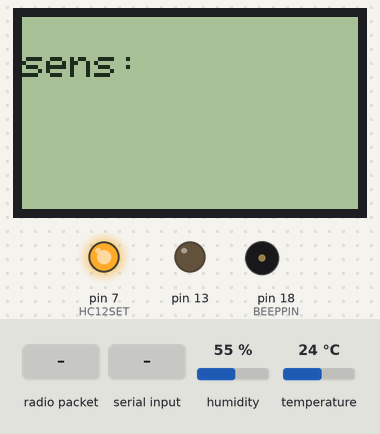
The sketch below on a simulated Arduino Uno, built with avr-gcc and run on an emulated ATmega328P. Parts: 84×48 one-colour display, output pins drawn as LEDs (lit = HIGH), buzzer (waves = sounding, pin HIGH). The test bench sets the inputs (shaded band); at power-on: humidity 55 %, temperature 24 °C. The display library's start-up logo is not drawn; no radio packets arrive unless stated; the modem accepts every AT command (registered, SIM ready, sends succeed) and sends nothing else; pins used as bus, display or sensor lines are not drawn; what the sketch prints to the serial monitor is not drawn.

Above: at 8.1 s.
8.2 s: radio packet "t" arrives
At 9.0 s:
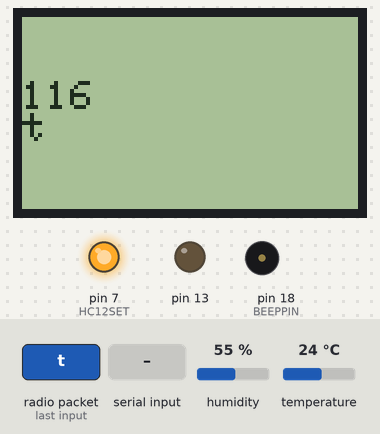
10.2 s: "t" received over the second serial link
At 11.3 s:
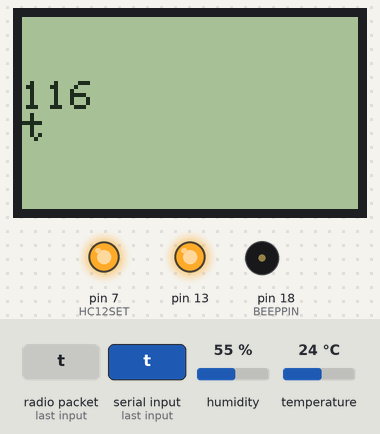
12.9 s: radio packet "1" arrives
At 13.7 s:
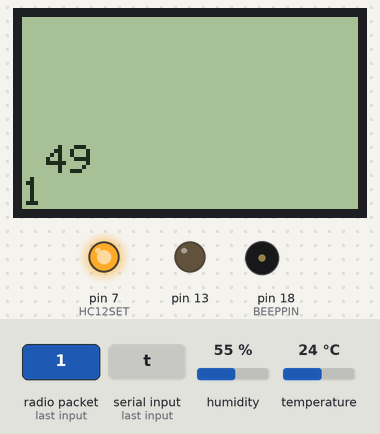
14.9 s: "1" received over the second serial link
At 48.5 s:
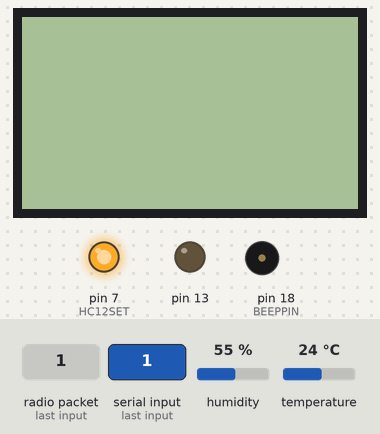
Timing chart, 0 to 52.9 s (numbered marks = the images above; inputs shaded):
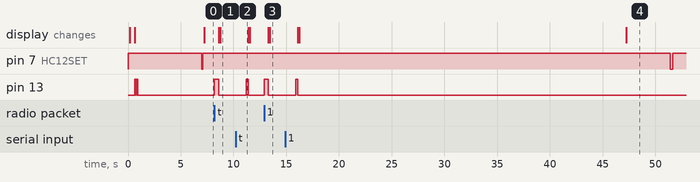

The sketch:

recivtestlowpower.ino
```cpp
//#include <avr/wdt.h>  // watchdog
#include "DHT.h"
#include <LowPower.h>
#include <VirtualWire.h>
#include <SoftwareSerial.h>
#include <SPI.h>
#include <Adafruit_GFX.h>
#include <Adafruit_PCD8544.h>
// Hardware SPI (faster, but must use certain hardware pins):
// SCK is LCD serial clock (SCLK) - this is pin 13 on Arduino Uno
// MOSI is LCD DIN - this is pin 11 on an Arduino Uno
// pin 10 - Data/Command select (D/C)
// pin 9 - LCD chip select (CS)
// pin 19 - LCD reset (RST)
Adafruit_PCD8544 display = Adafruit_PCD8544(10, 9, 19);
// Note with hardware SPI MISO and SS pins aren't used but will still be read
// and written to during SPI transfer.  Be careful sharing these pins!
//#include <OneWire.h>
SoftwareSerial SoftSerial(5, 6); // RX, TX
#define HC12SET 7  // управление режимом hc12
SoftwareSerial SoftSerialHC(15, 16); // RX, TX
//int Temp; //температура, считанная с 18dsb20
#define receive_pin  2 // пин приемника
#define POWERRECIVPIN 3 // пин питания приемника он же питание дисплея
#define POWERESP 4 // пин питания ESP8266 (через транзистор)
#define BEEPPIN 18 // пин пищалки
int s = 0;
long int mm, msec;
float vcc;
//String strout;
//String strout_tmp;
uint8_t buf[VW_MAX_MESSAGE_LEN]; //принятое неразобранное сообщение
uint8_t buflen = VW_MAX_MESSAGE_LEN; //его длина
byte msg[20]; //принятое расшифрованное сообщение 8 байт служ данных и  9 байт датчиков максимум
byte len; // его длина
byte datalen; //  длина данных - количество значений данных
byte  device_id; // идентификатор (номер) датчика,
byte data[5]; // принятые данные от сенсоров датчика
byte  device_type ; // тип датчика
byte testmode = 0;

//OneWire ds(17); // датчик 18ds20 на 17 пине
#define DHTPIN 17
#define DHTTYPE DHT22
DHT dht(DHTPIN, DHTTYPE);
// Переменные, создаваемые процессом сборки,
// когда компилируется скетч

// для функции memoryfree
extern int __bss_end;
extern void *__brkval;


struct record  // строка записи данных в массиве датчиков
{
  byte vcc = 0; //напр батареи, умноженное на 10
  byte device_type = 0; //тип датчика
  byte datalen = 0; //количество байт дананнх от датчика
  byte data[5]; //сами данные надо 10
};

record md[10];

//float vbat; // напряжение батареи
float temp1; // временное значение температуры
float Temperature;
float hum = 0;
//int watchdogenabled = 0;

void setup() {
  pinMode(HC12SET, OUTPUT);
  digitalWrite(HC12SET, HIGH); //hc 12 в нормальном режиме
  delay(100);
  pinMode(POWERRECIVPIN, OUTPUT);
  pinMode(POWERESP, OUTPUT);
  pinMode(BEEPPIN, OUTPUT);
  digitalWrite(BEEPPIN, LOW);
  digitalWrite(POWERESP, LOW);
  digitalWrite(POWERRECIVPIN, HIGH);
  display.begin();
  display.setContrast(60);
  display.display(); // show splashscreen
  delay(500);
  display.clearDisplay();
  display.println("Strt");
  display.display();
  pinMode(13, OUTPUT);
  digitalWrite(13, HIGH);
  delay (50);
  digitalWrite(13, LOW);
  delay (50);
  digitalWrite(13, HIGH);
  delay (50);
  digitalWrite(13, LOW);
  delay (50);
  digitalWrite(13, HIGH);
  delay (50);
  digitalWrite(13, LOW);
  pinMode(receive_pin, INPUT);
  Serial.begin(9600);
  vw_set_rx_pin(receive_pin);
  vw_set_ptt_inverted(true); // Required for DR3100
  vw_setup(2400);
  vw_rx_start();
  Serial.println("Strt");
  SoftSerial.begin(9600);
  SoftSerialHC.begin(2400);
  // переход в FU2 надо делать только один раз
  /*  SoftSerialHC.setTimeout(100);
    digitalWrite(HC12SET, LOW); //hc 12 в настроечном
    delay(100); //время чтобы войти в настроечный режим
    SoftSerialHC.println("AT+FU1");
    delay(100); //время для того чтобы принять команду
    digitalWrite(HC12SET, HIGH); //hc 12 в нормальном режиме
  */
  vcc = readVcc();
  char ch = ' ';
  while (Serial.available()) // чистим буфер приема
  {
    ch = Serial.read();
    delay(5);
  }
  delay(2000);
  Serial.print("t");
  delay(4000);
  ch = Serial.read(); //если rx и tx замкнуты или с консоли в течениие четырех секунд послали букву t - войдем в режим тестировани- непрерывное чтение данных без передачи и перехода в режим сна
  // ch = 't';// принудительно в testmode

  Serial.print(ch);
  if (ch == 't')
  {
    testmode = 1;
    digitalWrite(POWERRECIVPIN, HIGH);
    digitalWrite(POWERESP, HIGH);
    display.clearDisplay();
    display.println("tst:");
    Serial.println("tst:");
    //  strout = "";
    readlocaldata();
    //    strout = strout + "&T1=" + String(Temperature) + "&H1=" + String(hum);
    display.display();
    while (1 == 1) readsensors();
  }
}

void loop()
{
  //   delay(5000);
  //   digitalWrite(POWERRECIVPIN, LOW);
  //   LowPower.powerDown(SLEEP_4S, ADC_OFF, BOD_OFF);
  //    digitalWrite(POWERRECIVPIN, HIGH);
  digitalWrite(HC12SET, LOW); //hc 12 в настроечном
  delay(100);
  digitalWrite(HC12SET, HIGH); //hc 12 в нормальном режиме - дернем ногу чтоб модуль проснулся
  delay(100);// время для просыпания
  digitalWrite(POWERRECIVPIN, HIGH);
  //  strout = "";
  readlocaldata();
  // strout = strout + "&T1=" + String(Temperature) + "&H1=" + String(hum);
  readsensors();
  display.clearDisplay();
  display.println("Send:");
  display.display();
  digitalWrite(POWERESP, HIGH);
  delay(1000); // всего задержка перед сатртом esp 4 сек, 1 сек стартуем чтобы померить напряжение питания
  vcc = readVcc();
  //    Serial.println(strout_tmp);
  //      Serial.println(strout);
  // strout = strout + "&U0=" + String(vcc);
  //     Serial.println(strout_tmp);
  //     Serial.println(strout);

  display.display();

  //3.2 и 0.1  работает - нижний предел при котором возможна передача
  //оставляем 4 и 0.5 итого 4.5 сек не передачу данных от ESP
  delay(3000);
  Serial.println("Send:");
  displaymd(1);
  // Serial.println(strout);
  // SoftSerial.println(strout);
  digitalWrite(HC12SET, LOW); //hc 12 в настроечном
  delay(100); //время чтобы войти в настроечный режим
  SoftSerialHC.println("AT+SLEEP");// усыпим hc12
  delay(100); //время для того чтобы принять команду спячкм
  digitalWrite(HC12SET, HIGH); //hc 12 в нормальном режиме для спячки
  delay(500);
  Serial.println("E sle");
  display.clearDisplay();
  display.println("E sle");
  display.display();
  delay(100);
  digitalWrite(POWERESP, LOW);
  digitalWrite(POWERRECIVPIN, LOW);
  digitalWrite(13, LOW);
  digitalWrite(11, LOW);
  digitalWrite(10, LOW);
  digitalWrite(9, LOW);
  digitalWrite(19, LOW);
  digitalWrite(BEEPPIN, LOW);
  //LowPower.powerDown(SLEEP_8S, ADC_OFF, BOD_OFF);

  for (int  i = 0; i < 6; i++) // сколько минут
    {
    LowPower.powerDown(SLEEP_8S, ADC_OFF, BOD_OFF);
    LowPower.powerDown(SLEEP_8S, ADC_OFF, BOD_OFF);
    LowPower.powerDown(SLEEP_8S, ADC_OFF, BOD_OFF);
    LowPower.powerDown(SLEEP_8S, ADC_OFF, BOD_OFF);
    LowPower.powerDown(SLEEP_8S, ADC_OFF, BOD_OFF);
    LowPower.powerDown(SLEEP_8S, ADC_OFF, BOD_OFF);
    LowPower.powerDown(SLEEP_8S, ADC_OFF, BOD_OFF);
    LowPower.powerDown(SLEEP_8S, ADC_OFF, BOD_OFF);
    //64 секунды примерно минута
    }


}


void readsensors()
{

  display.begin();
  display.setContrast(60);
  display.clearDisplay();
  display.println("sens:");
  // display.println(strout);
  // display.println(strout_tmp);
  display.display();


  long int starttime = millis();
  long int totaltime = 0;

  for (int i = 0; i < 10; i++)  // чистим массив основных данных
  {
    md[i].datalen = 0;
    md[i].vcc = 0;

  }
  Serial.println("sens:");
  while (totaltime < 40000)
  {
    totaltime = millis() - starttime;
    if (totaltime < 0) totaltime = -totaltime;
    if (SoftSerialHC.available()) //если модуль что-то послал
    {
      buflen = SoftSerialHC.readBytes(buf, 40); //прочитаем не более 100 символов
      Serial.print("HC: ");
      for (int i = 0; i < buflen; i++)
      {
        Serial.print(buf[i], DEC);
        Serial.print(" ");
      }
      readremotedata();
      //   beep();
    }
    buflen = VW_MAX_MESSAGE_LEN; // обязательно присвоить перед вызовом vw_get_message, иначе переменная меняется
    if (vw_get_message(buf, &buflen)) // Non-blocking
    {
      int i;
      digitalWrite(13, true);
      delay(200);
      digitalWrite(13, false); // мигнем диодом если хоть что-то приняли
      Serial.println("");
      Serial.print("Got: ");
      for (i = 0; i < buflen; i++)
      {
        Serial.print(buf[i], DEC);
        Serial.print(" ");
      }
      readremotedata();
    }
  }
}

float readVcc()
{
  long int result;
  ADMUX = _BV(REFS0) | _BV(MUX3) | _BV(MUX2) | _BV(MUX1);
  delay(75); // Wait for Vref to settle // без задержки неверно меряет только первый раз после стартаб потом нрмально
  ADCSRA |= _BV(ADSC); // Start conversion
  while (bit_is_set(ADCSRA, ADSC)); // measuring
  result = ADCL;
  result |= ADCH << 8;
  result =  1125300L / result; // (Kvcc * 1023.0 * 1000) (in mV)
  float r = result;
  float rr = r / 10;
  rr = round(rr);
  rr = rr / 100; // округление до сотых
  return rr;  // в вольтах
}


void readremotedata()
{
  if (((buflen % 2) > 0) || (buflen < 4)) // если длина сообщения нечетная или меньше 45 байт -оно не наше - покажем данные и вернемся
  {
    Serial.print("NV: ");
    displaydata();
    return;
  }
  len = buflen / 2;
  for (int i = 0; i < len; i++)
  {
    if ((buf[i]) == (buf[len * 2 - i - 1])) //проверяем сообщение - данные в нем дублируются дважды, второй раз - в обоатном порядке
    {
      msg[i] = buf[i];
    }
    else
    {
      Serial.print("Era: ");
      displaydata();
      return;
    }
  }
  if (buf[0] > 200)
  {
    Serial.print("Erd: ");
    Serial.println(buf[0]);
    displaydata();
    return;
  }
  if (buf[0] < 100) // если номер датчика меньше 100, то это короткая посылка, иначе длинная - разные обработчики
  {
    readshortdata();
  }
  else
  {
    readfulldata();
  }
  displaymd(0); // не только показыват , но и формирует глобальные строки  strd   strdf
}

void displaymd(byte flagesp) //показывает на экране массив  данных, здесь еще формируются строки для посылки на внешний сервер, flagesp =1 значит передавать данные через esp8266
{
  String strout;
  Serial.println("");

  display.clearDisplay();
  delay(30);  // мигнем пустым дисплеем, чтобы показать, что программа работает
  display.display();

  strout = "&U0=" + String(vcc) + "&T01=" + String(Temperature) + "&H01=" + String(hum);
  Serial.print(strout);
  display.print(strout);
  if (flagesp == 1)
  {
    SoftSerial.print(strout);
  }

  //  strout_tmp = "";
  for (int i = 0; i < 10; i++)
  {
    // Serial.println(i);
    //Serial.println(millis());
    //Serial.println(md[i].time);

    if (md[i].datalen > 0) // датчик активен если число данных больше 0
    {
      float vbat;
      vbat = md[i].vcc; // преобразовать тип
      vbat = vbat / 10;
      if (vbat != 0)
      {
        // strout_tmp = strout_tmp + "&U" + String(i) + "=" + String(vbat);
          strout = "&U" + String(i) + "=" + String(vbat);
          Serial.print(strout);
          display.print(strout);
          if (flagesp == 1)
          {
            SoftSerial.print(strout);
          }
      }
      for (int j = 0;  j < md[i].datalen; j++) // перебираем все значения данных
      {
        temp1 = md[i].data[j];

        device_type = md[i].device_type;
        /*  типы датчиков
          0-все однобайтные сенсоры температуры, точность 0,5 градуса, в байте данных содержится температура, умноженная на 2
          1-первый сенор влажности, остальные - однобайтные температуры
          2-первый и второй сенсор влажности, остальные- однобайтная температура
        */
        if ((device_type == 0) || ((device_type == 1) && (j > 0)) || ((device_type == 2) && (j > 1)))
        {
          if (temp1 > 127) // старший бит=1 , значит орицательная температура
          {
            temp1 = temp1 - 256;
          }
          temp1 = temp1 / 2; // было передано удвоенное значение температуры
          // strout_tmp = strout_tmp + "&T" + String(i) + String(j + 1) + "=" + String(temp1);

          strout = "&T" + String(i) + String(j + 1) + "=" + String(temp1);
          Serial.print(strout);
          display.print(strout);
          if (flagesp == 1)
          {
            SoftSerial.print(strout);
          }

        }
        if  (((device_type == 1) && (j < 1)) || ((device_type == 2) && (j < 2)))
        {
          // strout_tmp = strout_tmp + "&H" + String(i) + String(j + 1) + "=" + String(md[i].data[j]); // влажность передается в одном байте как есть
          strout = "&H" + String(i) + String(j + 1) + "=" + String(md[i].data[j]);
          Serial.print(strout);
          display.print(strout);
          if (flagesp == 1)
          {
            SoftSerial.print(strout);
          }
        }
      }
    }

  }

  //  Serial.println(strout);
  //  Serial.println(strout_tmp);

  if (testmode == 1)
  {
    beep();
  }
  //display.println(strout);
  //display.println(strout_tmp);
  display.display();
  Serial.println("");

  if (flagesp == 1)
  {
    SoftSerial.println("");
  }
}

void beep()
{
  for (int i = 0; i < 300; i++)
  {
    digitalWrite(BEEPPIN, HIGH);
    delayMicroseconds(100);
    digitalWrite(BEEPPIN, LOW);
    delayMicroseconds(100);
  }
}


void readshortdata()
{
  int did_type = msg[0]; // идентификатор (номер) датчика и тип
  device_id = did_type % 10;// остаток от деления на 10, младший знак это номер датчика
  device_type = did_type / 10; // старший знак
  datalen = len - 1; // 1 байт с 0 по 0 служебных данных
  for (int i = 1; i < len; i++) data[i - 1] = msg[i]; // принятые данные от сенсоров датчика
  parsedata() ; // разбор сформированного масива данных data
}

void readfulldata()
{
  //Serial.print("full: ");
  int did_type = msg[0] - 100; // идентификатор (номер) датчика в длинной посылке увеличен на 100,
  device_id = did_type % 10;// остаток от деления на 10, младший знак это номер датчика
  device_type = did_type / 10;
  md[device_id].vcc = msg[7];
  datalen = len - 8; // 8 байт с 0 по 7 служебных данных
  for (int i = 8; i < len; i++)
  {
    data[i - 8] = msg[i]; // принятые данные от сенсоров датчика
  }
  parsedata() ; // разбор сформированног масива данных data
}


void parsedata() //обрабатываем массив данных от датчиков, данные в массиве data[0], количество данных datalen, пишем нужные данные в массив md
{

  md[device_id].device_type = device_type;
  md[device_id].datalen = datalen;
  for (int i = 0; i < datalen; i++)
  {
    md[device_id].data[i] = data[i];
  }
}


void displaydata() //показывает все пришедшие данные по радиоканалу в сначала в числовом, потом в текстовом виде,  больше нужно для отладки, вызывается, если не удалось идентифицировать посылку
{
  int i;
  digitalWrite(13, true);
  delay(200);
  digitalWrite(13, false); // мигнем диодом если хоть что-то приняли
  String tmp = "";
  Serial.print("RF: ");
  display.clearDisplay();
  display.display();
  delay(100);  // мигнем пустым дисплеем, чтобы показать, что программа работает
  for (i = 0; i < buflen; i++) //выведем принятое в числовом виде для отладки
  {
    Serial.print(buf[i], DEC);
    Serial.print(" ");
    display.print(buf[i], DEC);
    display.print(" ");
    if (buf[i] == 0)
    {
      tmp = tmp + "/0";
    }
    else
    {
      tmp = tmp + char(buf[i]);
    }
  }
  display.println("");
  display.print(tmp);  //выведем принятое в символьном виде
  Serial.println("");
  Serial.println(tmp);
  display.display();
}


void readlocaldata()
{


  /* блок для 18ds20
    byte data[2];
    ds.reset();
    ds.write(0xCC);
    ds.write(0x44); // посылаем команду начала преобразования
    // датчику надо дать секунду с вкл питанием чтобы инициализироваться
    delay(1000);
    //  LowPower.powerDown(SLEEP_1S, ADC_OFF, BOD_OFF);// поспим секунду вместо вместо delay(1000) - все таки 10 миллиампер пторебления,если разрешение термодатчика 9 bit, время преобразования будет около 0.1 сек, остальное в время датчик тока почти не потребляет
    if ( watchdogenabled == 1) wdt_enable (WDTO_8S);
    ds.reset();
    ds.write(0xCC);
    ds.write(0xBE);
    data[0] = ds.read();
    data[1] = ds.read();
    // Temp = (data[1] << 8) + data[0];
    Temperature =  (data[0] | (data[1] << 8)) / 16.0;
    //Temp = Temp >> 4; // если сделать так, то в Temp окажется целочисленное значение температуры
    //  Temp = Temp >> 3; // // если сделать так, то в Temp окажется целочисленное значение температуры, умноженное на 2, так как точность преобразования выставили на сенсоре 0,5 градуса,
    //Serial.println(Temp);
  */
  // блок для am2320
  Temperature = dht.readTemperature();
  hum = dht.readHumidity();


}

int memoryFree()
{
  int freeValue;
  if ((int)__brkval == 0)
    freeValue = ((int)&freeValue) - ((int)&__bss_end);
  else
    freeValue = ((int)&freeValue) - ((int)__brkval);
  return freeValue;
}

/* расчет энергосбережения если 1 мин читаем данные 6 сек посылаем и 5 мин спим
  // расчет в ма/сек
  60 сек*10ма+6сек*80ма+300сек*0,01ма=600+480+6=1086ма/сек= 0,3 ма/ч за 5 ми цикл (0,08часа)
  2000ма/ч/0.3 ма/ч = 6700 циклов *0,08 =533 часа =22 суток

  если 40 сек читаем, 6 сек  посылаем 10 мин спим
  40*10+6*80+600*0,01=886 ма/сек = 0,246 ма/ч за 10 мин цикл (0,167 часа)
  2000/0,246=8130 циклов * 0,167=1357 часов = 56 суток

  если 30 сек читаем 8 сек посылаем 20 мин спим
  30*10+8*80+1200*0,01=1072 ма/сек=0,298 ма/сек за 20 мин цикл (0,33 часа)
  2000/0,298*0,33=2214 час = 92 дня

  если 60 сек читаем 8 сек посылаем 20 мин спим
  600+640+12 =1252 ма/сек /3600 = 0,348 ма/ч
  2000/0,348*0,33=1896 часов - 80 дней


  если 40 сек читаем 4,5 сек посылаем 20 мин спим
  400+360+12 =772 ма/сек /3600 = 0,214 ма/ч
  2000/0.214*0,33=3084 часов - 128 дней или 4 мес, на 2-3 мес на холоде можно рассчитывать


  грубо если передача каждые 5 мин - то 20 дней, пропорционально увеличиваем интервал - увеличаться дни , если каждый час, то 60/5*20= 240 дней на одной батарейке
  время чтения можно оставить 60 сек, основной вклад (2/3) - время передачи

  если сократим время передачи до 2 сек, то получим 40 дней при 5 минутном цикле
  пока сделал на 40сек, потр 10 ма, раз в 6 мин, должно хватить на месяц
*/
```

Measured:
- after the input at 8.2 s, pin 13: LOW → HIGH at once, → LOW 0.40 s later; the display: first changes after 0.41 s (image 1 shows a later state)
- after the input at 10.2 s, pin 13: LOW → HIGH after 1.0 s, → LOW 0.20 s later
- after the input at 12.9 s, pin 13: LOW → HIGH at once, → LOW 0.40 s later; the display: first changes after 0.41 s (image 3 shows a later state)
- after the input at 14.9 s, pin 13: LOW → HIGH after 1.0 s, → LOW 0.20 s later
